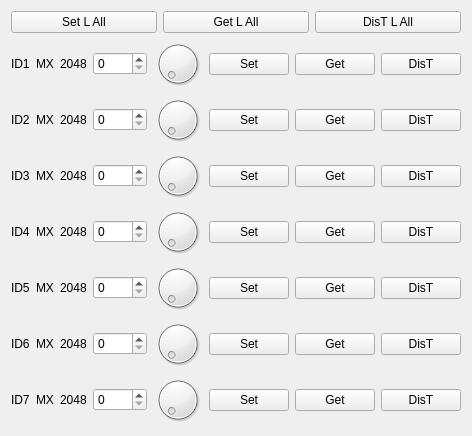
  <widget class="QWidget" name="layoutWidget">
   <property name="geometry">
    <rect>
     <x>10</x>
     <y>240</y>
     <width>441</width>
     <height>433</height>
    </rect>
   </property>
   <layout class="QVBoxLayout" name="verticalLayout_5">
    <item>
     <layout class="QHBoxLayout" name="horizontalLayout_22">
      <item>
       <widget class="QPushButton" name="setLAll_pushButton">
        <property name="text">
         <string>Set L All</string>
        </property>
       </widget>
      </item>
      <item>
       <widget class="QPushButton" name="getLAll_pushButton">
        <property name="text">
         <string>Get L All</string>
        </property>
       </widget>
      </item>
      <item>
       <widget class="QPushButton" name="disTLAll_pushButton">
        <property name="text">
         <string>DisT L All</string>
        </property>
       </widget>
      </item>
     </layout>
    </item>
    <item>
     <layout class="QHBoxLayout" name="horizontalLayout_4">
      <item>
       <widget class="QLabel" name="ID1_label">
        <property name="text">
         <string>ID1</string>
        </property>
       </widget>
      </item>
      <item>
       <widget class="QLabel" name="motorType1_label">
        <property name="text">
         <string>MX</string>
        </property>
       </widget>
      </item>
      <item>
       <widget class="QLabel" name="motor1center_label">
        <property name="text">
         <string>2048</string>
        </property>
       </widget>
      </item>
      <item>
       <widget class="QSpinBox" name="motor1Value_spinBox">
        <property name="maximum">
         <number>4095</number>
        </property>
       </widget>
      </item>
      <item>
       <widget class="QDial" name="motor1value_dial">
        <property name="maximum">
         <number>4095</number>
        </property>
       </widget>
      </item>
      <item>
       <widget class="QPushButton" name="motor1Set_pushButton">
        <property name="text">
         <string>Set</string>
        </property>
       </widget>
      </item>
      <item>
       <widget class="QPushButton" name="motor1Get_pushButton">
        <property name="text">
         <string>Get</string>
        </property>
       </widget>
      </item>
      <item>
       <widget class="QPushButton" name="motor1DisT_pushButton">
        <property name="text">
         <string>DisT</string>
        </property>
       </widget>
      </item>
     </layout>
    </item>
    <item>
     <layout class="QHBoxLayout" name="horizontalLayout_5">
      <item>
       <widget class="QLabel" name="ID2_label">
        <property name="text">
         <string>ID2</string>
        </property>
       </widget>
      </item>
      <item>
       <widget class="QLabel" name="motorType2_label">
        <property name="text">
         <string>MX</string>
        </property>
       </widget>
      </item>
      <item>
       <widget class="QLabel" name="motor2center_label">
        <property name="text">
         <string>2048</string>
        </property>
       </widget>
      </item>
      <item>
       <widget class="QSpinBox" name="motor2Value_spinBox">
        <property name="maximum">
         <number>4095</number>
        </property>
       </widget>
      </item>
      <item>
       <widget class="QDial" name="motor2value_dial">
        <property name="maximum">
         <number>4095</number>
        </property>
       </widget>
      </item>
      <item>
       <widget class="QPushButton" name="motor2Set_pushButton">
        <property name="text">
         <string>Set</string>
        </property>
       </widget>
      </item>
      <item>
       <widget class="QPushButton" name="motor2Get_pushButton">
        <property name="text">
         <string>Get</string>
        </property>
       </widget>
      </item>
      <item>
       <widget class="QPushButton" name="motor2DisT_pushButton">
        <property name="text">
         <string>DisT</string>
        </property>
       </widget>
      </item>
     </layout>
    </item>
    <item>
     <layout class="QHBoxLayout" name="horizontalLayout_6">
      <item>
       <widget class="QLabel" name="ID3_label">
        <property name="text">
         <string>ID3</string>
        </property>
       </widget>
      </item>
      <item>
       <widget class="QLabel" name="motorType3_label">
        <property name="text">
         <string>MX</string>
        </property>
       </widget>
      </item>
      <item>
       <widget class="QLabel" name="motor3center_label">
        <property name="text">
         <string>2048</string>
        </property>
       </widget>
      </item>
      <item>
       <widget class="QSpinBox" name="motor3Value_spinBox">
        <property name="maximum">
         <number>4095</number>
        </property>
       </widget>
      </item>
      <item>
       <widget class="QDial" name="motor3value_dial">
        <property name="maximum">
         <number>4095</number>
        </property>
       </widget>
      </item>
      <item>
       <widget class="QPushButton" name="motor3Set_pushButton">
        <property name="text">
         <string>Set</string>
        </property>
       </widget>
      </item>
      <item>
       <widget class="QPushButton" name="motor3Get_pushButton">
        <property name="text">
         <string>Get</string>
        </property>
       </widget>
      </item>
      <item>
       <widget class="QPushButton" name="motor3DisT_pushButton">
        <property name="text">
         <string>DisT</string>
        </property>
       </widget>
      </item>
     </layout>
    </item>
    <item>
     <layout class="QHBoxLayout" name="horizontalLayout_7">
      <item>
       <widget class="QLabel" name="ID4_label">
        <property name="text">
         <string>ID4</string>
        </property>
       </widget>
      </item>
      <item>
       <widget class="QLabel" name="motorType4_label">
        <property name="text">
         <string>MX</string>
        </property>
       </widget>
      </item>
      <item>
       <widget class="QLabel" name="motor4center_label">
        <property name="text">
         <string>2048</string>
        </property>
       </widget>
      </item>
      <item>
       <widget class="QSpinBox" name="motor4Value_spinBox">
        <property name="maximum">
         <number>4095</number>
        </property>
       </widget>
      </item>
      <item>
       <widget class="QDial" name="motor4value_dial">
        <property name="maximum">
         <number>4095</number>
        </property>
       </widget>
      </item>
      <item>
       <widget class="QPushButton" name="motor4Set_pushButton">
        <property name="text">
         <string>Set</string>
        </property>
       </widget>
      </item>
      <item>
       <widget class="QPushButton" name="motor4Get_pushButton">
        <property name="text">
         <string>Get</string>
        </property>
       </widget>
      </item>
      <item>
       <widget class="QPushButton" name="motor4DisT_pushButton">
        <property name="text">
         <string>DisT</string>
        </property>
       </widget>
      </item>
     </layout>
    </item>
    <item>
     <layout class="QHBoxLayout" name="horizontalLayout_8">
      <item>
       <widget class="QLabel" name="ID5_label">
        <property name="text">
         <string>ID5</string>
        </property>
       </widget>
      </item>
      <item>
       <widget class="QLabel" name="motorType5_label">
        <property name="text">
         <string>MX</string>
        </property>
       </widget>
      </item>
      <item>
       <widget class="QLabel" name="motor5center_label">
        <property name="text">
         <string>2048</string>
        </property>
       </widget>
      </item>
      <item>
       <widget class="QSpinBox" name="motor5Value_spinBox">
        <property name="maximum">
         <number>4095</number>
        </property>
       </widget>
      </item>
      <item>
       <widget class="QDial" name="motor5value_dial">
        <property name="maximum">
         <number>4095</number>
        </property>
       </widget>
      </item>
      <item>
       <widget class="QPushButton" name="motor5Set_pushButton">
        <property name="text">
         <string>Set</string>
        </property>
       </widget>
      </item>
      <item>
       <widget class="QPushButton" name="motor5Get_pushButton">
        <property name="text">
         <string>Get</string>
        </property>
       </widget>
      </item>
      <item>
       <widget class="QPushButton" name="motor5DisT_pushButton">
        <property name="text">
         <string>DisT</string>
        </property>
       </widget>
      </item>
     </layout>
    </item>
    <item>
     <layout class="QHBoxLayout" name="horizontalLayout_9">
      <item>
       <widget class="QLabel" name="ID6_label">
        <property name="text">
         <string>ID6</string>
        </property>
       </widget>
      </item>
      <item>
       <widget class="QLabel" name="motorType6_label">
        <property name="text">
         <string>MX</string>
        </property>
       </widget>
      </item>
      <item>
       <widget class="QLabel" name="motor6center_label">
        <property name="text">
         <string>2048</string>
        </property>
       </widget>
      </item>
      <item>
       <widget class="QSpinBox" name="motor6Value_spinBox">
        <property name="maximum">
         <number>4095</number>
        </property>
       </widget>
      </item>
      <item>
       <widget class="QDial" name="motor6value_dial">
        <property name="maximum">
         <number>4095</number>
        </property>
       </widget>
      </item>
      <item>
       <widget class="QPushButton" name="motor6Set_pushButton">
        <property name="text">
         <string>Set</string>
        </property>
       </widget>
      </item>
      <item>
       <widget class="QPushButton" name="motor6Get_pushButton">
        <property name="text">
         <string>Get</string>
        </property>
       </widget>
      </item>
      <item>
       <widget class="QPushButton" name="motor6DisT_pushButton">
        <property name="text">
         <string>DisT</string>
        </property>
       </widget>
      </item>
     </layout>
    </item>
    <item>
     <layout class="QHBoxLayout" name="horizontalLayout_10">
      <item>
       <widget class="QLabel" name="ID7_label">
        <property name="text">
         <string>ID7</string>
        </property>
       </widget>
      </item>
      <item>
       <widget class="QLabel" name="motorType7_label">
        <property name="text">
         <string>MX</string>
        </property>
       </widget>
      </item>
      <item>
       <widget class="QLabel" name="motor7center_label">
        <property name="text">
         <string>2048</string>
        </property>
       </widget>
      </item>
      <item>
       <widget class="QSpinBox" name="motor7Value_spinBox">
        <property name="maximum">
         <number>4095</number>
        </property>
       </widget>
      </item>
      <item>
       <widget class="QDial" name="motor7value_dial">
        <property name="maximum">
         <number>4095</number>
        </property>
       </widget>
      </item>
      <item>
       <widget class="QPushButton" name="motor7Set_pushButton">
        <property name="text">
         <string>Set</string>
        </property>
       </widget>
      </item>
      <item>
       <widget class="QPushButton" name="motor7Get_pushButton">
        <property name="text">
         <string>Get</string>
        </property>
       </widget>
      </item>
      <item>
       <widget class="QPushButton" name="motor7DisT_pushButton">
        <property name="text">
         <string>DisT</string>
        </property>
       </widget>
      </item>
     </layout>
    </item>
   </layout>
  </widget>
